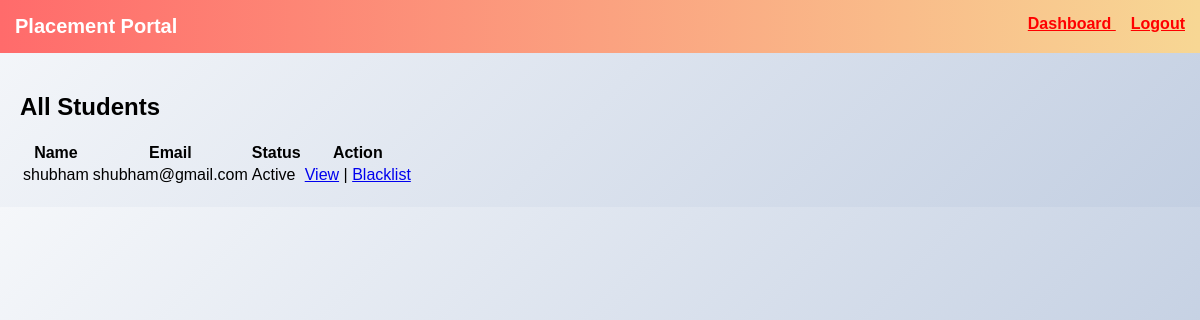
Page /admin/students (signed in) on the earlier database version.
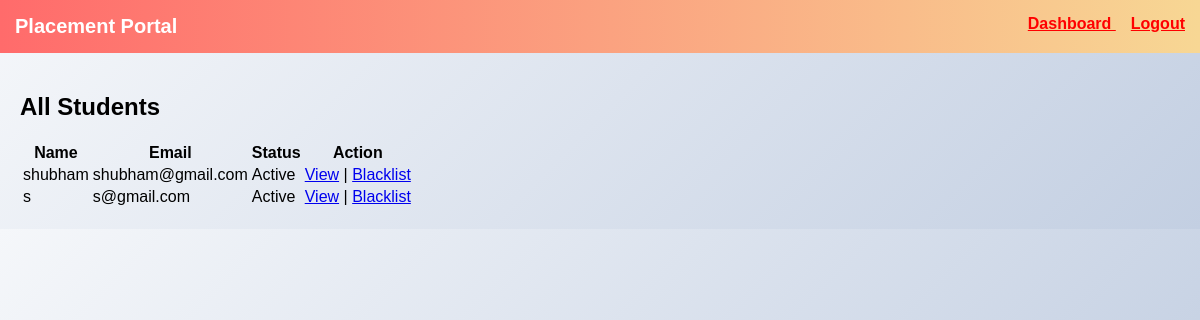
Same page on the later database version.
### app.py (models this page shows)
class User(db.Model):
    __tablename__ = "users"
    id = db.Column(db.Integer, primary_key=True)
    name = db.Column(db.String(100), nullable=False)
    email = db.Column(db.String(120), unique=True, nullable=False)
    password = db.Column(db.String(200), nullable=False)
    role = db.Column(db.String(20), nullable=False)
    is_approved = db.Column(db.Boolean, default=False)
    is_active = db.Column(db.Boolean, default=True)
    created_at = db.Column(
        db.DateTime,
        default=datetime.utcnow
    )
    student_profile = db.relationship(
        "StudentProfile",
        back_populates="user",
        cascade="all, delete"
    )
    company_profile = db.relationship(
        "CompanyProfile",
        back_populates="user",
        cascade="all, delete"
    )

### app.py (the view)
@app.route("/admin/students")
def view_students():
    if session.get("role") != "admin":
        return redirect("/login")
    search = request.args.get("search")
    query = User.query.filter_by(role="student")
    if search:
        query = query.filter(
            (User.name.ilike(f"%{search}%")) |
            (User.email.ilike(f"%{search}%"))
        )
    students = query.all()
    return render_template("admin_students.html", students=students)

### templates/admin_students.html (shortened to what this page needs)
{% extends "base.html" %}
{% block content %}
<div class="container">
    <h2>All Students</h2>
    <table>
        <tr>
            <th>Name</th>
            <th>Email</th>
            <th>Status</th>
            <th>Action</th>
        </tr>
        {% for s in students %}
        <tr>
            <td>{{ s.name }}</td>
            <td>{{ s.email }}</td>
            <td>
                {% if s.is_active %}
                <span class="active">Active</span>
                {% else %}
                <span class="blacklisted">Blacklisted</span>
                {% endif %}
            </td>
            <td>
                <a href="/admin/student/{{s.id}}">View</a>
                {% if s.is_active %}
                |
                <a class="reject" href="/admin/student/{{s.id}}/blacklist">Blacklist</a>
                {% else %}
                |
                <a class="approve" href="/admin/student/{{s.id}}/unblacklist">Unblacklist</a>
                {% endif %}
            </td>
        </tr>
        {% endfor %}
    </table>
</div>
{% endblock %}

### templates/base.html (shortened to what this page needs)
<!DOCTYPE html>
<html>
<head>
</head>
<body style="margin:0; font-family: Arial, sans-serif; background: linear-gradient(135deg, #f5f7fa, #c3cfe2);">
    <div style="background: linear-gradient(90deg, #ff6b6b, #f7d794); padding:15px; color:white;">
        <span style="font-size:20px; font-weight:bold;">
            <a href="{{ url_for('index') }}"
               style="color:white; text-decoration:none;">
               Placement Portal
            </a>
        </span>
        <span style="float:right;">
            {% if session.get("user_id") %}
                {% if session.get("role") == "admin" %}
                    <a href="/admin_dashboard" style="color:red; margin-right:15px; font-weight:bold;">
                        Dashboard
                    </a>
                {% elif session.get("role") == "student" %}
                    <a href="/student_dashboard" style="color:red; margin-right:15px; font-weight:bold;">
                        Dashboard
                    </a>
                {% elif session.get("role") == "company" %}
                    <a href="/company_dashboard" style="color:red; margin-right:15px; font-weight:bold;">
                        Dashboard
                    </a>
                {% endif %}
                <a href="/logout" style="color:red; font-weight:bold;">
                    Logout
                </a>
            {% endif %}
        </span>
    </div>
    <div style="padding:20px;">
        {% block content %}
        {% endblock %}
    </div>
</body>
</html>

Differences in the rows shown:
added User: name "s", email "s@gmail.com", is_active "Active"
